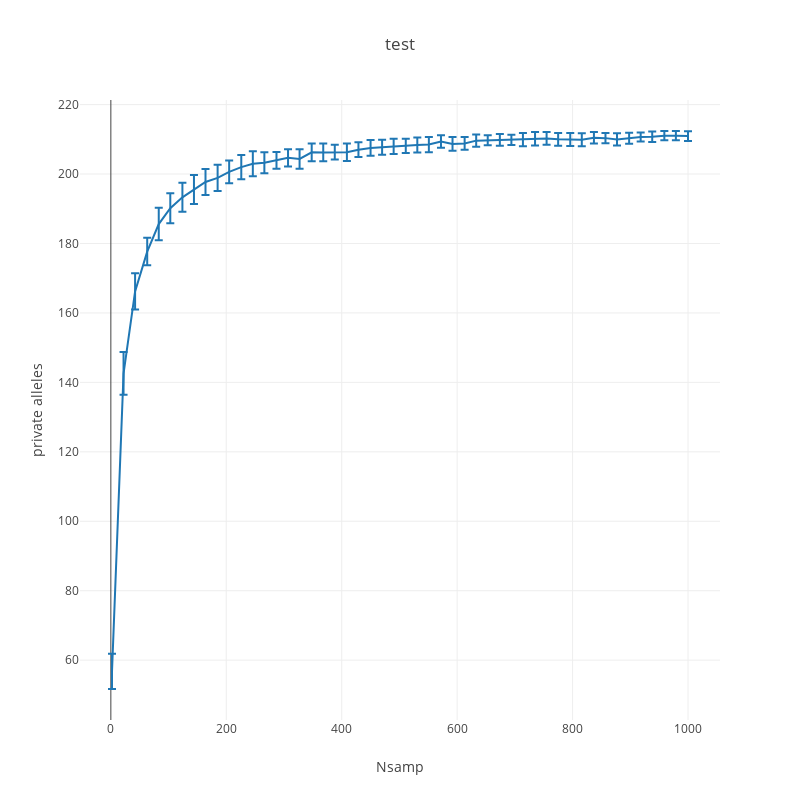

The notebook cell saved with this chart:
### Code cell
stats_dict= {
    z: {
        'mean': np.mean(g),
        'std': np.std(g)
    } for z,g in ksamp_dict.items()
}

samp_order= sorted(ksamp_dict.keys())

fig= [go.Scatter(
    x= samp_order,
    y= [stats_dict[x]['mean'] for x in samp_order],
    error_y= dict(
        array= [stats_dict[x]['std'] for x in samp_order],
        type= 'data',
        #symmetric= True,
        visible=True
    )
)]

layout= go.Layout(
    title= pop_select,
    xaxis= dict(
        title= 'Nsamp'
    ),
    yaxis= dict(
        title= 'private alleles'
    ),
    width= 800,
    height= 800
)

Figure= go.Figure(data=fig, layout= layout)
iplot(Figure)

### Figure 1 — Plotly figure (JSON) as saved in the notebook; plotly's stock layout.template omitted (floating-point values rounded to 4 significant figures)
{"data": [{"error_y": {"array": [5.062, 6.158, 5.242, 3.958, 4.69, 4.336, 4.163, 4.168, 3.722, 3.791, 3.267, 3.493, 3.622, 3.022, 2.412, 2.477, 2.819, 2.581, 2.556, 2.149, 2.538, 2.149, 2.282, 2.154, 2.177, 2.071, 2.152, 2.193, 1.788, 1.976, 1.833, 1.742, 1.453, 1.725, 1.447, 1.912, 1.943, 1.839, 1.833, 1.865, 1.879, 1.639, 1.491, 1.766, 1.593, 1.287, 1.481, 1.341, 1.333, 1.398], "type": "data", "visible": true}, "type": "scatter", "uid": "82763679-e1d9-4b3d-9d52-98458127ebf6", "x": [2, 22, 42, 63, 83, 103, 124, 144, 164, 185, 205, 226, 246, 266, 287, 307, 327, 348, 368, 388, 409, 429, 450, 470, 490, 511, 531, 551, 572, 592, 613, 633, 653, 674, 694, 714, 735, 755, 775, 796, 816, 837, 857, 877, 898, 918, 938, 959, 979, 1000], "y": [56.76, 142.6, 166.2, 177.7, 185.6, 190.1, 193.3, 195.5, 197.7, 198.9, 200.6, 202, 203.0, 203.2, 203.9, 204.7, 204.3, 206.2, 206.2, 206.3, 206.3, 207.0, 207.5, 207.7, 208.0, 208.1, 208.4, 208.5, 209.4, 208.7, 208.8, 209.6, 209.7, 209.8, 209.8, 209.9, 210.2, 210.2, 210, 210.0, 209.9, 210.4, 210.3, 210.0, 210.3, 210.7, 210.7, 211.0, 211.1, 210.9]}], "layout": {"height": 800, "title": {"text": "test"}, "width": 800, "xaxis": {"title": {"text": "Nsamp"}}, "yaxis": {"title": {"text": "private alleles"}}}}
